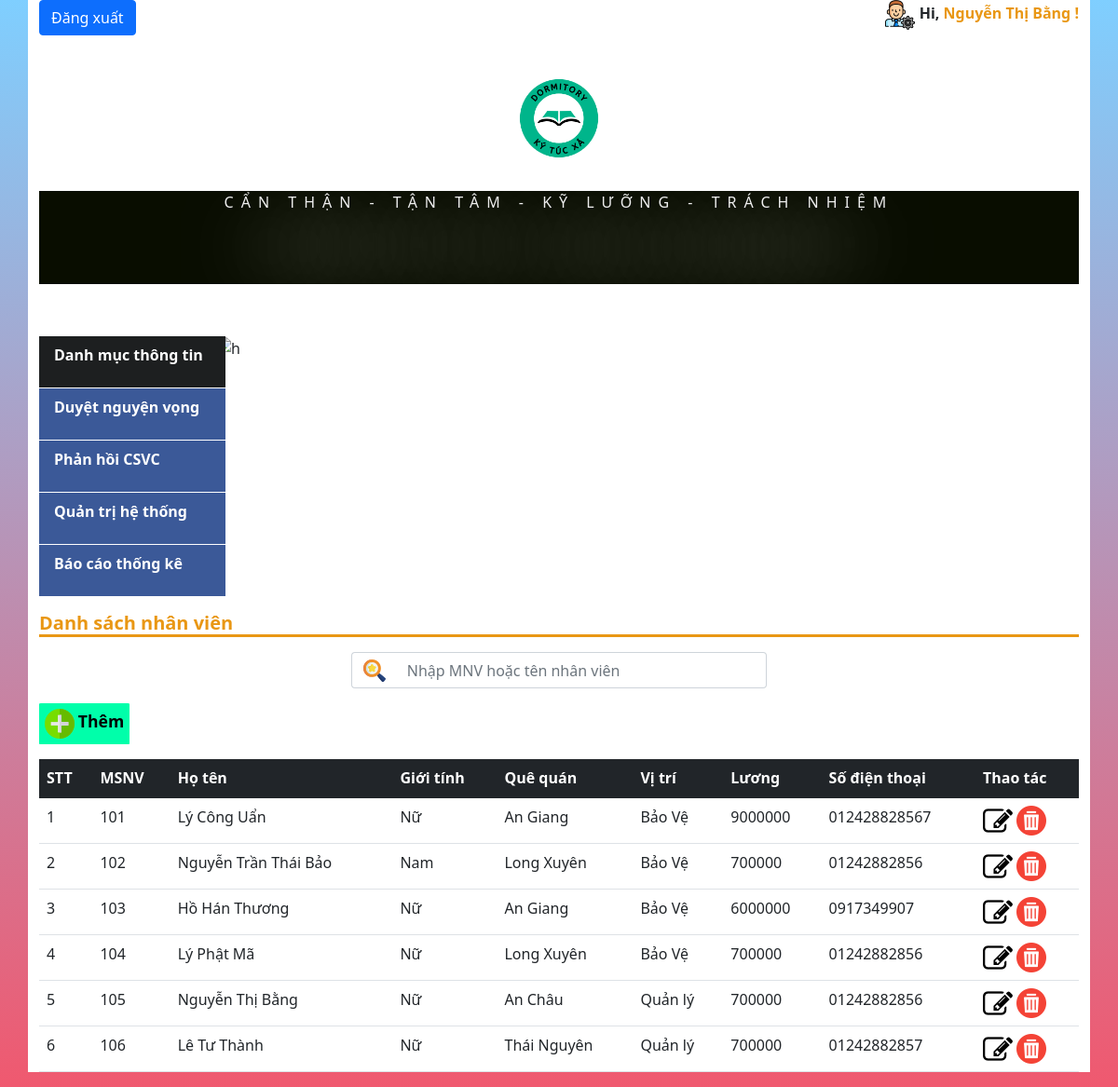
Page /admin/danhsachnhanvien.php (signed in) on the committed database.
### tables this page shows
CREATE TABLE `nhanvien` (
  `id` int(10) NOT NULL,
  `msnv` varchar(10) NOT NULL,
  `hoten` varchar(50) NOT NULL,
  `gioitinh` varchar(7) NOT NULL,
  `quequan` varchar(50) NOT NULL,
  `vitri` varchar(20) NOT NULL,
  `luong` float NOT NULL,
  `sodienthoai` varchar(12) NOT NULL
);

### admin/danhsachnhanvien.php (the view, shortened to what this page needs)
<?php
    require_once 'include/header.php';
?>
                <h4>Danh sách nhân viên</h4>
                <div class="search-tt mt-3">
                    <form action="">
                    <div class="input-group mb-3 " style="width:40%;margin:0 auto;" >
                        <span class="input-group-text" style="border-right:none;background:none;">
                            <button style="border:none;background:none;">
                                <img src="/KTX/image/searching.png" alt="">
                            </button>
                        </span>
                        <input type="text" id="search_msnv_dsnv" class="form-control"style="border-left:none;" placeholder="Nhập MNV hoặc tên nhân viên">
                    </div>
                    </form>
                </div>
                <div class="themthongtin mt-3 mb-3">
                    <button data-bs-toggle="modal" data-bs-target="#myModal1">
                        <img src="/KTX/image/add.png" alt="">
                       <span>Thêm</span>
                    </button>
                </div>
                <div class="danhsachnhanvien">
                    <table class="table">
                        <thead class="table-dark">
                        <tr>
                            <th>STT</th>
                            <th>MSNV</th>
                            <th>Họ tên</th>
                            <th>Giới tính</th>
                            <th>Quê quán</th>
                            <th>Vị trí</th>
                            <th>Lương</th>
                            <th>Số điện thoại</th>
                            <th>Thao tác</th>
                        </tr>
                        </thead>
                        <tbody id="dsnv">
                        <?php
                            $sql = "SELECT * FROM nhanvien order by msnv asc";
                            $result = mysqli_query($conn,$sql);
                            $i=0;
                            while($rows_dsnv = mysqli_fetch_array($result)){
                                $i=$i+1;
                        ?>
                        <tr>
                            <td><?php echo $i; ?></td>
                            <td><?php echo $rows_dsnv['msnv']; ?></td>
                            <td><?php echo $rows_dsnv['hoten']; ?></td>
                            <td><?php echo $rows_dsnv['gioitinh']; ?></td>
                            <td><?php echo $rows_dsnv['quequan']; ?></td>
                            <td><?php echo $rows_dsnv['vitri']; ?></td>
                            <td><?php echo $rows_dsnv['luong']; ?></td>
                            <td><?php echo $rows_dsnv['sodienthoai']; ?></td>
                            <td>
                                <a data-id="<?php echo $rows_dsnv['id']?>" href="" data-bs-toggle="modal" class="edit_data" data-bs-target="#myModal"><img src="/KTX/image/font-selection-editor.png" alt=""></a>
                                <a onclick="canhbao(<?php echo $rows_dsnv['id'] ?>);" data-id="<?php echo $rows_dsnv['id']?>"  class="delete_data"><img src="/KTX/image/delete.png" alt=""></a>
                            </td>
                        </tr>
                        <?php
                            }
                        ?>
                        </tbody>
                    </table>
                </div>
    </div>
</body>
</html>

### admin/include/header.php (shortened to what this page needs)
<?php
    require_once '../config/DB.php';
    $taikhoan = $_SESSION['admin'];
    $sql = "SELECT * FROM admin,nhanvien where admin.idnv = nhanvien.id and admin.taikhoan = '$taikhoan'";
    $res = mysqli_query($conn,$sql);
    $row= [];
    if(mysqli_num_rows($res) >0){
        $row = mysqli_fetch_assoc($res);
    }
?>
<!DOCTYPE html>
<html lang="en">
<head>
    <link href="https://cdn.jsdelivr.net/npm/bootstrap@5.1.3/dist/css/bootstrap.min.css" rel="stylesheet">
    <link rel="stylesheet" href="/KTX/css/admin.css">
</head>
<body>
    <div class="container">
        <div class="header">
            <p><a class="btn btn-primary " href="/KTX/dangxuat.php">Đăng xuất</a></p>
            <p class="ten">
                <img src="/KTX/image/admin.png" alt="logoadmin">
                 Hi,
                 <span>
                    <?php
                    echo $row['hoten']; ?> !
                 </span>
            </p>
            <div style="text-align:center;margin-top:2%;">
                <img src="/KTX/image/logo.png" alt="logo" style="width:12%;">
            </div>
            <div class="text-center" style="margin-bottom: 1%;margin-top:1%;background: #090d00; color: #efefef">
                <p class="ghichu"  style="">
                    CẨN THẬN - TẬN TÂM - KỸ LƯỠNG - TRÁCH NHIỆM
                    <span class="tieudektx">
                    </span>
                </p>
            </div>
        </div>
        <div class="row" style="margin-top:5%;">
            <div class="col-sm-2" id="mainnav">
                <ul>
                    <li class="thefirst" >
                        <a href="#">Danh mục thông tin</a>
                    </li>
                    <li><a href="/KTX/admin/dangkyphong.php">Duyệt nguyện vọng</a></li>
                    <li>
                        <a href="/KTX/admin/phanhoicsvc.php">Phản hồi CSVC</a>
                    </li>
                    <li>
                        <a href="#" >Quản trị hệ thống</a>
                    </li>
                    <li>
                        <a href="/KTX/admin/thongke.php">Báo cáo thống kê</a>
                    </li>
                </ul>
            </div>
            <div class="col-sm-10">
                <img src="/KTX/image/shc.jpg" alt="h" width="100%" height="280px">
            </div>
        </div>

### css/admin.css (style rules this page uses)
* { margin: 0; padding: 0; transition: all 0.3s; }
body { background-image:linear-gradient(to bottom, rgb(0, 159, 255, 0.5), rgb(236, 47, 75, 0.8)), url('https://niemvuilaptrinh.ams3.cdn.digitaloceanspaces.com/pexels-paul-ijsendoorn-33041.jpg'); background-size: cover; }
a { text-decoration: none; }
.container { background-color: white; }
.header p { display: inline; }
.header .ten { float:right;font-weight:bold; }
.header .ten span { color:#e99714; cursor: pointer; }
#mainnav ul { background: #3B5998; list-style: none; padding: 0px; width: 200px; text-align: left; }
#mainnav ul li { position: relative; width: 200px; height: 56px; line-height: 40px; border-bottom: 1px solid #fff; }
#mainnav ul .thefirst { background: #1D1F20; }
#mainnav ul li a { text-decoration: none; color: #fff; font-weight: bold; padding: 0 16px; display: block; }
h4 { color: #e99714; font-weight:bold; font-size:20px; border-bottom:3px inset #e99714; }
.themthongtin button { border: none; border-radius: 2%; padding: 0.5%; background-color: #0fa; }
.themthongtin button span { font-size: 1.1rem; font-weight: bold; }

### admin/include/header.php (style rules this page uses)
.ghichu { text-transform: uppercase; letter-spacing: .5em; display: inline-block; border-width: 4px 0; padding: 1.5em 0em; width: 40em; margin: 0 auto; }
.tieudektx { font: 700 3em/1 "Oswald", sans-serif; letter-spacing: 0; padding: .25em 0 .325em; display: block; margin: 0 auto; text-shadow: 0 0 80px rgba(255,255,255,.5); background: url(https://i.ibb.co/RDTnNrT/animated-text-fill.png) repeat-y; -webkit-background-clip: text; background-clip: text; -webkit-text-fill-color: transparent; -webkit-animation: aitf 80s linear infinite; -webkit-transform: translate3d(0,0,0); -webkit-backface-visibility: hidden; }

### rows in the picture
nhanvien: msnv "101", hoten "Lý Công Uẩn", gioitinh "Nữ", quequan "An Giang", vitri "Bảo Vệ", luong "9000000", sodienthoai "012428828567"
nhanvien: msnv "102", hoten "Nguyễn Trần Thái Bảo", gioitinh "Nam", quequan "Long Xuyên", vitri "Bảo Vệ", luong "700000", sodienthoai "01242882856"
nhanvien: msnv "103", hoten "Hồ Hán Thương", gioitinh "Nữ", quequan "An Giang", vitri "Bảo Vệ", luong "6000000", sodienthoai "0917349907"
nhanvien: msnv "104", hoten "Lý Phật Mã", gioitinh "Nữ", quequan "Long Xuyên", vitri "Bảo Vệ", luong "700000", sodienthoai "01242882856"
nhanvien: msnv "105", hoten "Nguyễn Thị Bằng", gioitinh "Nữ", quequan "An Châu", vitri "Quản lý", luong "700000", sodienthoai "01242882856"
nhanvien: msnv "106", hoten "Lê Tư Thành", gioitinh "Nữ", quequan "Thái Nguyên", vitri "Quản lý", luong "700000", sodienthoai "01242882857"

### other values in the picture
$row['hoten'] "Nguyễn Thị Bằng"
